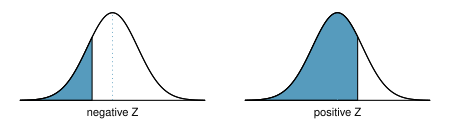

The script that drew this image:
library(openintro)
data(COL)

myPDF('normalTails.pdf', 4.5, 1.3, las=1, mar=c(1.3,1,0.5,1), mgp=c(3,-0.2,0), mfrow=c(1,2))
X <- seq(-4,4,0.01)
Y <- dnorm(X)

plot(X, Y, type='l', axes=F, xlim=c(-3.4,3.4))
axis(1, at=c(-5,0,5), label=c(-5,'negative Z',5), cex.axis=0.7, tick=FALSE)
these <- which(X <= -0.8)
polygon(c(X[these[1]], X[these],X[rev(these)[1]]), c(0,Y[these],0), col=COL[1])
lines(X, Y)
abline(h=0)
lines(c(0,0), dnorm(0)*c(0.01,0.99), col=COL[1], lty=3)

plot(X, Y, type='l', axes=F, xlim=c(-3.4,3.4))
axis(1, at=c(-5,0,5), label=c(-5,'positive Z',5), cex.axis=0.7, tick=FALSE)
these <- which(X <= 0.8)
polygon(c(X[these[1]], X[these],X[rev(these)[1]]), c(0,Y[these],0), col=COL[1])
lines(X, Y)
abline(h=0)
lines(c(0,0), dnorm(0)*c(0.01,0.99), col=COL[1], lty=3)

dev.off()



myPDF('normalTailLeft.pdf', 2.75, 1.05, las=1, mar=c(0.9,1,0.1,3.05), mgp=c(3,-0.2,0))
X <- seq(-4,4,0.01)
Y <- dnorm(X)

plot(X, Y, type='l', axes=F, xlim=c(-3.4,3.4))
axis(1, at=c(-5,0,5), label=c(-5,'negative Z',5), cex.axis=0.7, tick=FALSE)
these <- which(X <= -0.8)
polygon(c(X[these[1]], X[these],X[rev(these)[1]]), c(0,Y[these],0), col=COL[1])
lines(X, Y)
abline(h=0)
lines(c(0,0), dnorm(0)*c(0.01,0.99), col=COL[1], lty=3)

dev.off()


myPDF('normalTailRight.pdf', 2.75, 1.05, las=1, mar=c(0.9,2.9,0.1,1), mgp=c(3,-0.2,0))
X <- seq(-4,4,0.01)
Y <- dnorm(X)

plot(X, Y, type='l', axes=F, xlim=c(-3.4,3.4))
axis(1, at=c(-5,0,5), label=c(-5,'positive Z',5), cex.axis=0.7, tick=FALSE)
these <- which(X <= 0.8)
polygon(c(X[these[1]], X[these],X[rev(these)[1]]), c(0,Y[these],0), col=COL[1])
lines(X, Y)
abline(h=0)
lines(c(0,0), dnorm(0)*c(0.01,0.99), col=COL[1], lty=3)

dev.off()
